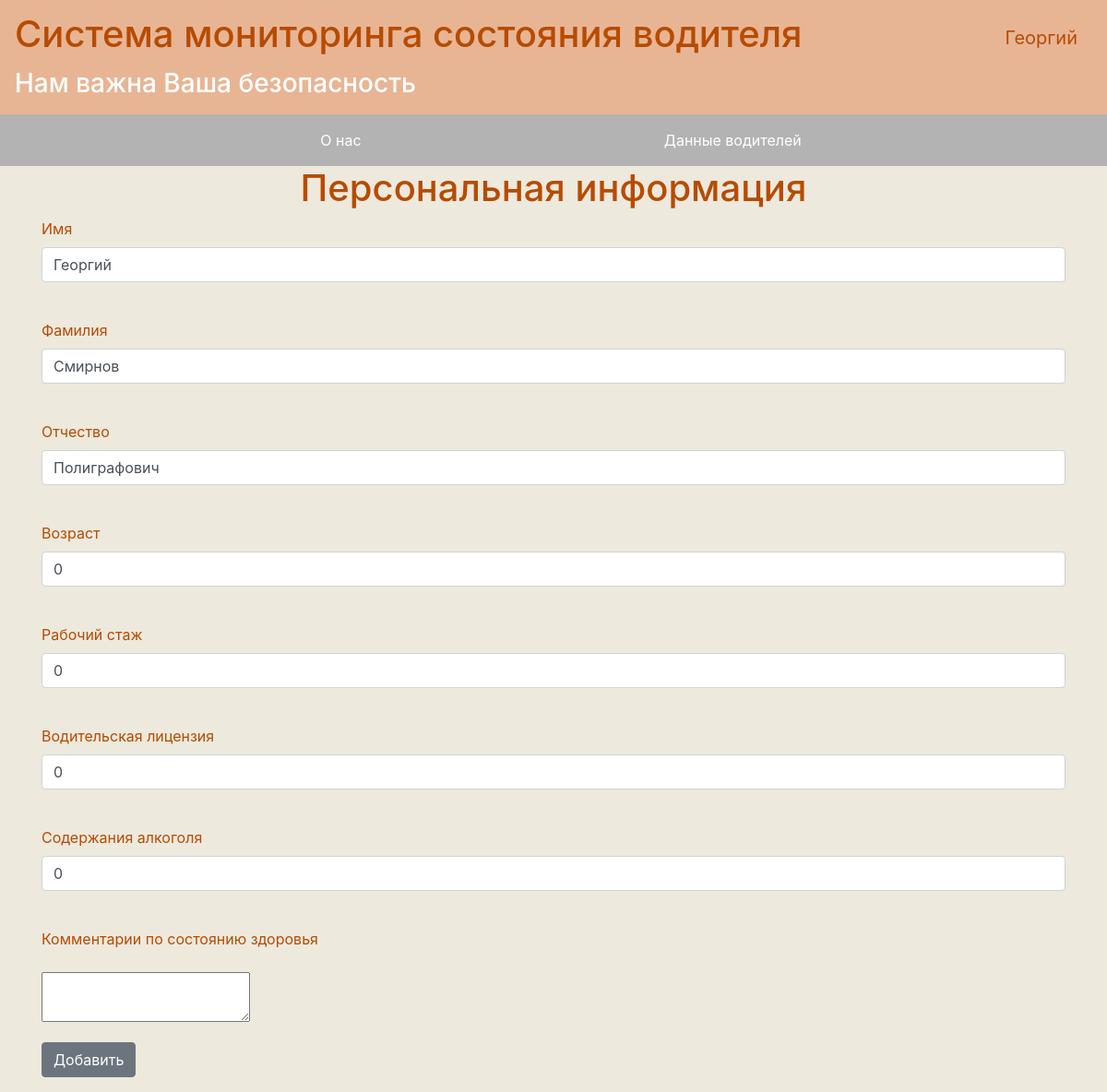
Screenshot of /change_information (signed in) with the database file from the repository.
### data/users1.py (models this page shows, shortened)
class User(SqlAlchemyBase, UserMixin):
    __tablename__ = 'users'
    id = sqlalchemy.Column(sqlalchemy.Integer, primary_key=True, autoincrement=True)
    surname = sqlalchemy.Column(sqlalchemy.String, nullable=True)
    name = sqlalchemy.Column(sqlalchemy.String, nullable=True)
    patronimic = sqlalchemy.Column(sqlalchemy.String, nullable=True)
    email = sqlalchemy.Column(sqlalchemy.String, index=True, unique=True, nullable=True)
    hashed_password = sqlalchemy.Column(sqlalchemy.String, nullable=True)
    age = sqlalchemy.Column(sqlalchemy.Integer, nullable=True)
    pressure = sqlalchemy.Column(sqlalchemy.Integer, nullable=True, default=0)
    pulse = sqlalchemy.Column(sqlalchemy.Integer, nullable=True, default=0)
    temperature = sqlalchemy.Column(sqlalchemy.String, nullable=True, default='0')
    reaction = sqlalchemy.Column(sqlalchemy.String, nullable=True, default='0')
    sobriety = sqlalchemy.Column(sqlalchemy.String, nullable=True, default='0')
    work_experience = sqlalchemy.Column(sqlalchemy.Integer, nullable=True)
    driver_license = sqlalchemy.Column(sqlalchemy.Integer, nullable=True)
    doctor_comment = sqlalchemy.Column(sqlalchemy.Text, nullable=True, default='')
    comment = sqlalchemy.Column(sqlalchemy.Text, nullable=True, default='')
    is_ready = sqlalchemy.Column(sqlalchemy.Boolean, nullable=True, default=0)
    doctor_id = sqlalchemy.Column(sqlalchemy.Integer, nullable=True, default=0)
    is_doctor = sqlalchemy.Column(sqlalchemy.Boolean, nullable=True, default=1)

### main.py (the view, shortened to what this page needs)
@app.route('/change_information', methods=['GET', 'POST'])
@login_required
def change_info():
    form = InformationForm()
    session = db_session.create_session()
    user = session.query(User).filter(User.id == current_user.id).first()
    if request.method == "GET":
        if user:
            form.name.data = user.name
            form.surname.data = user.surname
            form.patronimic.data = user.patronimic
            form.age.data = user.age
            form.work_experience.data = user.work_experience
            form.driver_license.data = user.driver_license
            form.sobriety.data = user.sobriety
            form.comment.data = user.comment
        else:
            abort(404)
    return render_template('information.html', title='Редактирование информации', form=form)

### main.py
class InformationForm(FlaskForm):
    surname = StringField('Фамилия', validators=[DataRequired()])
    name = StringField('Имя', validators=[DataRequired()])
    patronimic = StringField('Отчество', validators=[DataRequired()])
    age = IntegerField('Возраст', validators=[DataRequired()])
    work_experience = IntegerField('Рабочий стаж', validators=[DataRequired()])
    driver_license = IntegerField('Водительская лицензия', validators=[DataRequired()])
    sobriety = StringField('Содержания алкоголя', validators=[DataRequired()])
    comment = TextAreaField('Комментарии по состоянию здоровья', validators=[DataRequired()])
    submit = SubmitField('Добавить')

### data/db_session.py (called while the page is built)
def create_session() -> Session:
    global __factory
    return __factory()

### main.py (called while the page is built)
@login_manager.user_loader
def load_user(user_id):
    session = db_session.create_session()
    return session.query(User).get(user_id)

### templates/information.html (shortened to what this page needs)
{% extends "base.html" %}
{% block content %}
<h1 style="color:#b74b00; " align="center">Персональная информация</h1>
<form action="" method="post">
    <p>
        {{ form.name.label }}<br>
        {{ form.name(class="form-control") }}<br>
    </p>
    <p>
        {{ form.surname.label }}<br>
        {{ form.surname(class="form-control") }}<br>
    </p>
        <p>
        {{ form.patronimic.label }}<br>
        {{ form.patronimic(class="form-control") }}<br>
    </p>
    <p>
        {{ form.age.label }}<br>
        {{ form.age(class="form-control") }}<br>
    </p>
    <p>
        {{ form.work_experience.label }}<br>
        {{ form.work_experience(class="form-control") }}<br>
    </p>
    <p>
        {{ form.driver_license.label }}<br>
        {{ form.driver_license(class="form-control") }}<br>
    </p>
    <p>
        {{ form.sobriety.label }}<br>
        {{ form.sobriety(class="form-control") }}<br>
    </p>
    <p>
        {{ form.comment.label }}<br>
            <p>{{ form.comment(class="textarea") }}</p>
    </p>
    <p>{{ form.submit(type="submit", class="btn btn-secondary") }}</p>
</form>
{% endblock %}

### templates/base.html (shortened to what this page needs)
<!doctype html>
<html lang="en">
<head>
    <link rel="stylesheet"
          href="https://stackpath.bootstrapcdn.com/bootstrap/4.4.1/css/bootstrap.min.css"
>
    <link rel="stylesheet" type="text/css" href="static/css/style_table.css">
    <link rel="stylesheet" type="text/css" href="static/css/style_body.css">
</head>
<body>
    <header>
    <nav class="navbar navbar-light" style="background-color: #e8b594;">
        <a class="navbar-brand" href="#">
            <h1 style="color:#b74b00;">Система мониторинга состояния водителя</h1>
        {% if current_user.is_authenticated %}
                <a class="navbar-brand" href="/logout" style="color:#b74b00;">{{ current_user.name }}</a>
            {% else %}
                <p>
                    <a class="btn btn-danger" style="background:#b74b00;" href="/register/1">Register drivers</a>
                    <a class="btn btn-danger" style="background:#b74b00;" href="/register/0">Register doctor</a>
                    <a class="btn btn-danger" style="background:#b74b00;" href="/login">Login</a>
                </p>
            {% endif %}
            <h3 style="color:white;">Нам важна Ваша безопасность</h3>
        </a>
    </nav>
    <nav class="navbar navbar-light" style="background-color: #b3b3b3;">
        <a class="navbar-brand" href="#">
         <br>
            <a class="btn btn-link" style="color:white;" href="/index">О нас</a>
            {% if current_user.is_authenticated %}
            {% if (current_user.is_doctor == 0) %}
             <a class="btn btn-link" style="color:white;" href="/lk">Личный кабинет</a>
             <a class="btn btn-link" style="color:white;" href="/reaction">Проверка концентрации (beta)</a>
            {% else %}
             <a class="btn btn-link" style="color:white;" href="/drivers">Данные водителей</a>
            {% endif %}
            {% endif %}
        </a>
    </nav>
    </header>
        <main role="main" class="container">
            {% block content %}{% endblock %}
        </main>
</body>
</html>

### static/css/style_body.css (style rules this page uses)
body { background-color: #ede9dd; }
p { color:#b74b00; }
h1 { color: #b74b00; }
h3 { color: #b74b00; }

### templates/base.html (style rules this page uses)
body { background-color: #ede9dd; }

### templates/information.html (style rules this page uses)
body { background-color: #ede9dd; }
p { color:#b74b00; }

### rows the page displays
User: name "Георгий", surname "Смирнов", patronimic "Полиграфович", age "0", work_experience "0", driver_license "0", sobriety "0"
